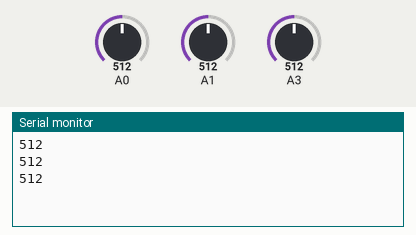
Simulated run of this sketch. Board: Arduino Uno, built with avr-gcc and run on an emulated ATmega328P. Parts: the last lines printed to the serial monitor. The test bench sets the inputs (shaded band); at power-on: A0 = 512, A1 = 512, A3 = 512.

Above: at 1.3 s.
1.4 s: A0 set to 716
At 1.9 s:
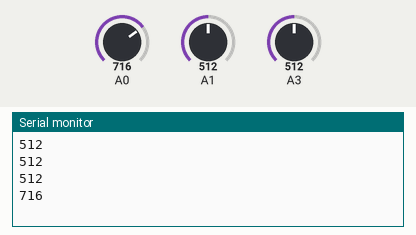
2.9 s: A0 set to 900
At 3.4 s:
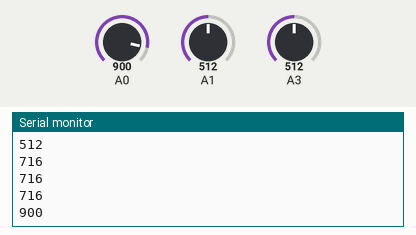
Timing chart, 0 to 5.9 s (numbered marks = the images above; inputs shaded):
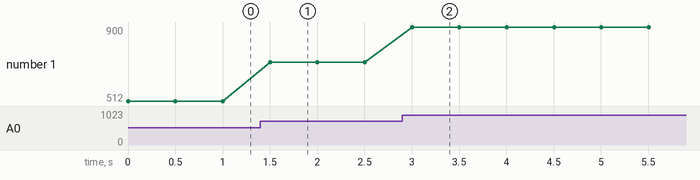

The sketch:

Sensor_de_gas_wifi.ino
```cpp
int Sensor1;
int Sensor2;
int Sensor3;

void setup() {
  Serial.begin(9600);
}

void loop() {
  Sensor1=analogRead(A0);
  Sensor2=analogRead(A1);
  Sensor3=analogRead(A3);
  Serial.println(Sensor1);
  delay(500);
}
```

Measured:
- after the input at 1.4 s, the serial monitor: prints a new line after 0.10 s (image 1)
- after the input at 2.9 s, the serial monitor: prints a new line after 0.10 s (image 2)
- plotted number 1: 512 → 716 after the input at 1.4 s, 716 → 900 after the input at 2.9 s
